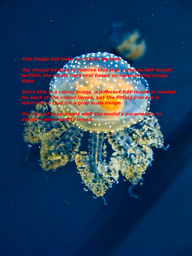
#> input picture c11/a1/A1/Q3/Amazing_jellyfish_corrupted_by_text.tif, 192 x 256 px, shrunk from 768 x 1024 before the run
$ python rbf_image_inpainting.py   (older library calls are emulated)
#> lines starting #> are read from the running program, lines starting #| are printed output that depends on the picture
### c11/a1/A1/Q3/rbf_regression.py
"""
CSCC11 - Introduction to Machine Learning, Fall 2020, Assignment 1
B. Chan, S. Wei, D. Fleet

===========================================================

 COMPLETE THIS TEXT BOX:

 Student Name: Zhe Fan Li
 Student number: 1005057368
 UtorID: lizhe20

 I hereby certify that the work contained here is my own


 _________Jefferson Li___________
 (sign with your name)

===========================================================
"""

import numpy as np

class RBFRegression():
    def __init__(self, centers, widths):
        """ This class represents a radial basis function regression model.

        TODO: You will need to implement the methods of this class:
        - predict(X): ndarray -> ndarray
        - fit_with_l2_regularization(train_X, train_Y, l2_coef): ndarray, float -> None

        Args:
        - centers (ndarray (Shape: (K, 2))): A Kx2 matrix corresponding to the
                                           centers of the 2D radial basis functions.
                                           NOTE: This determines the number of parameters.
        - widths (ndarray (Shape: (K, 1))): A K-column vector corresponding to the
                                            widths of the radial basis functions.
                                            NOTE: We are assuming the function is isotropic.
        """
        assert centers.shape[0] == widths.shape[0], f"The number of centers and widths must match. (Centers: {centers.shape[0]}, Widths: {widths.shape[0]})"
        assert centers.shape[1] == 2, f"Each center should have two components. (Centers: {centers.shape[1]})"
        assert widths.shape[1] == 1, f"Each width should have one component. (Widths: {widths.shape[1]})"
        self.centers = centers
        self.widths = widths
        self.K = centers.shape[0]

        # Remember that we have K weights and 1 bias.
        self.parameters = np.ones((self.K + 1, 1), dtype=np.float)

    # [21 lines left out: function _rbf_2d, not called in this run]

    def predict(self, X):
        """ This method predicts the output of the given input data using the model parameters.

        TODO: You will need to implement the above function and handle multiple 2D inputs,
              formatted as a Nx2 matrix.

        NOTE: You must not iterate through inputs.

        Args:
        - X (ndarray (Shape: (N, 2))): A Nx2 matrix consisting N 2D input data.

        Output:
        - ndarray (shape: (N, 1)): A N-column vector consisting N scalar output data.

        ASIDE: Do you see a way to do this without any loop at all?
        """
        assert X.shape[1] == 2, f"Each input should contain two components. Got: {X.shape[1]}"

        # ====================================================
        A = np.tile(X[np.newaxis, :], self.K).reshape(X.shape[0], self.K, 2)
        centers = self.centers[np.newaxis, :].reshape(1, self.K, 2)
        num = (-1 * np.add.reduce((A - centers) ** 2, 2)).reshape(1, X.shape[0], self.K)
        exp = num / (2 * self.widths ** 2).transpose()
        fin = np.where(True, np.e ** exp, None)
        bCols = fin.transpose().reshape(self.K, X.shape[0])
        params = self.parameters.transpose()[:, 1:]
        return (params @ bCols + np.ones(X.shape[0])*self.parameters[0]).transpose().astype(float)
        # ====================================================

    def fit_with_l2_regularization(self, train_X, train_Y, l2_coef):
        """ This method fits the model parameters, given the training inputs and outputs.

        TODO: You will need to replace self.parameters to the optimal parameters.

        NOTE: Do not forget that we are using radial basis functions!

        Args:
        - train_X (ndarray (shape: (N, 2))): A Nx2 matrix consisting N 2D training inputs.
        - train_Y (ndarray (shape: (N, 1))): A N-column vector consisting N scalar training outputs.
        - l2_coef (float): The lambda term that decides how much regularization we want.
        """
        assert train_X.shape[0] == train_Y.shape[0], f"Number of inputs and outputs are different. (train_X: {train_X.shape[0]}, train_Y: {train_Y.shape[0]})"
        assert train_X.shape[1] == 2, f"Each input should contain two components. Got: {train_X.shape[1]}"
        assert train_Y.shape[1] == 1, f"Each output should contain 1 component. Got: {train_Y.shape[1]}"

        # ====================================================
        # TODO: Implement your solution within the box
        A = np.tile(train_X[np.newaxis, :], self.K).reshape(train_X.shape[0], self.K, 2)
        B = self.centers[np.newaxis, :].reshape(1, self.K, 2)
        numerator = -1*np.add.reduce((A - B)**2, 2)
        exp = numerator / (2*self.widths**2).transpose()
        fin = np.where(True, np.e**exp, None)

        b = np.hstack((np.ones((train_X.shape[0], 1)),
                       fin)).astype(float)
        self.parameters = np.linalg.inv(b.T @ b + l2_coef * np.eye(self.K + 1)) @ (
                b.T @ train_Y)  # apply closed form
        # ====================================================

        assert self.parameters.shape == (self.K + 1, 1)


# [21 lines that do not run on import are left out]

### c11/a1/A1/Q3/rbf_image_inpainting.py
"""
CSCC11 - Introduction to Machine Learning, Fall 2020, Assignment 1
B. Chan, S. Wei, D. Fleet (Originally by: F. Estrada)

This script performs image inpainting using RBF regression.
You can specify the colour to be filled in.
For example, you may want to refill the colour red (i.e. rgb = (255, 0, 0)).

In particular, this script does the following:
1. User chooses a colour to fill in (the red text in this case)
2. Iterate through each patch (The image is partitioned into disjoint patches)
    2.1: Identify pixels that are similar to the fill in pixel (euclidean distance).
    2.2: Train RBF using the different pixels. This will give us the weights for each basis function.
    2.3: Evaluate RBF by filling in the similar pixels using the weights trained.

NOTE: We assume all radial basis functions are equally spaced, with the same widths.
      This is not always the case.
"""

import matplotlib.image as mpimg
import numpy as np
import os

from rbf_regression import RBFRegression


def RBF_image_inpainting(image_name, fill_rgb, spacing, width, l2_coef, patch_size=25, tolerance=0.1):
    """ This performs image inpainting using RBF regression.
    Args:
    - image_name (str): The name of the image to be inpainted.
    - fill_rgb (list of 3 ints): The colour to be filled in RGB. NOTE: len(fill_rgb) == 3.
    - spacing (int): The spacing between each radial basis function center. NOTE: 1 <= spacing <= 9.
    - width (float): The width of the radial basis functions. NOTE: 1 <= width <= 2 * spacing.
    - l2_coef (float): The lambda term controlling the amount of regularization.
    - patch_size (int): The size of each image patch. NOTE: 1 <= patch_size
    - tolerance (float): The tolerance of treating the specified colour and fill in colour as similar.
    """
#> called with image_name = 'Amazing_jellyfish_corrupted_by_text.tif', fill_rgb = array of shape (3,), spacing = 3, width = 2, l2_coef = 10, patch_size = 5, tolerance = 0.1
    assert os.path.isfile(image_name), f"The image file {image_name} does not exist."
    assert len(fill_rgb) == 3 and all(
        [0 <= element <= 255 for element in fill_rgb]), f"fill_rgb must be a list of 3 integers. Got: {fill_rgb}"
    assert 1 <= spacing <= 9, f"spacing must be between 1 and 9. Got: {spacing}"
    assert 1 <= width <= 2 * spacing, f"width must be between 1 and {2 * spacing}. Got: {width}"
    assert 1 <= patch_size, f"patch_size must be at least 1. Got: {patch_size}"

    CENTER_SPACING = spacing
    PATCH_SIZE = patch_size
    TOL = tolerance

    fill_rgb = fill_rgb.astype(np.float) / 255

    # Read Images
    im = mpimg.imread(image_name)
#> im is the input picture: shape (256, 192, 3); mean R, G, B 37.7, 64.6, 93.4
    im = im.astype(np.float) / 255
    im_rec = im

    # Iterate through image patches
    # i corresponds to left-to-right
    # j corresponds to up-to-down
    for i in range(CENTER_SPACING + 1, im.shape[1] - (PATCH_SIZE + CENTER_SPACING) + 1, PATCH_SIZE):
        for j in range(CENTER_SPACING + 1, im.shape[0] - (PATCH_SIZE + CENTER_SPACING) + 1, PATCH_SIZE):
            # Splat RBFs over this image patch
            [XX, YY] = np.meshgrid(list(range(i - CENTER_SPACING, i + PATCH_SIZE + CENTER_SPACING + 1, CENTER_SPACING)),
                                   list(range(j - CENTER_SPACING, j + PATCH_SIZE + CENTER_SPACING + 1, CENTER_SPACING)))

            # Construct the centers and the widths of RBFs
            # NOTE: We assume all centers are spreadout evenly and all widths to be the same
            centers = np.array((XX.flatten(), YY.flatten()), dtype=np.float).T
            num_centers = centers.shape[0]
            widths = np.ones(shape=(num_centers, 1), dtype=np.float) * width

            # Construct one model for each colour channel
            # Training is done below.
            red_model = RBFRegression(centers=centers, widths=widths)
            green_model = RBFRegression(centers=centers, widths=widths)
            blue_model = RBFRegression(centers=centers, widths=widths)

            # Grid of pixel coordinates helps to find the coordinates of pixels that we will fill in
            [XX, YY] = np.meshgrid(list(range(i, i + PATCH_SIZE + 1)), list(range(j, j + PATCH_SIZE + 1)))
            Pfill = np.array([XX.reshape(-1, order='F'), YY.reshape(-1, order='F')])
            patch_fill = im[j - 1:j + PATCH_SIZE, i - 1:i + PATCH_SIZE]

            # Uses squared distance to find indcies to be filled
            ref = patch_fill - fill_rgb
            ref = np.power(ref, 2)
            ref = np.sum(ref, 2)
            index_fill = np.argwhere(ref <= TOL)
            idx_fill = np.sort(index_fill[:, 1] * ref.shape[0] + index_fill[:, 0])

            # Grid of pixel coordinates helps to find the coordinates of pixels that we will use to train the RBF models
            [XX, YY] = np.meshgrid(list(range(i - CENTER_SPACING, i + PATCH_SIZE + CENTER_SPACING + 1)),
                                   list(range(j - CENTER_SPACING, j + PATCH_SIZE + CENTER_SPACING + 1)))
            P = np.array([XX.reshape(-1, order='F'), YY.reshape(-1, order='F')])

            patch = im[j - CENTER_SPACING - 1:j + PATCH_SIZE + CENTER_SPACING,
                    i - CENTER_SPACING - 1:i + PATCH_SIZE + CENTER_SPACING]

            # Uses squared distance to find training data indicies
            ref = patch - fill_rgb
            ref = np.power(ref, 2)
            ref = np.sum(ref, 2)
            index_data = np.argwhere(ref > TOL)
            idx_data = np.sort(index_data[:, 1] * ref.shape[0] + index_data[:, 0])

            # If there are pixels that need to be filled, then we try to train the models and fill.
            # Otherwise, we use the original patch
            if (idx_fill.size > 0):
                print('Reconstructing patch at selected color')
                if (idx_data.size <= num_centers):
                    print('Not enough pixels to estimate RBF model! copying patch\n')
                    patch_rec = patch_fill
                else:
                    # Valid locations for sampling pixels
                    PP = P[:, idx_data]

                    # Reconstruct each colour layer using a separate RBF model
                    # Red channel
                    patch_R = patch[:, :, 0]
                    z_R = patch_R.reshape(patch_R.size, 1, order='F')
                    z_R = z_R[idx_data]
                    red_model.fit_with_l2_regularization(PP.T, z_R, l2_coef)

                    # Green channel
                    patch_G = patch[:, :, 1]
                    z_G = patch_G.reshape(patch_G.size, 1, order='F')
                    z_G = z_G[idx_data]
                    green_model.fit_with_l2_regularization(PP.T, z_G, l2_coef)

                    # Blue channel
                    patch_B = patch[:, :, 2]
                    z_B = patch_B.reshape(patch_B.size, 1, order='F')
                    z_B = z_B[idx_data]
                    blue_model.fit_with_l2_regularization(PP.T, z_B, l2_coef)

                    # Reconstruct pixel values at fill-in locations
                    PP = Pfill[:, idx_fill].T
                    fill_R = red_model.predict(PP)
                    fill_G = green_model.predict(PP)
                    fill_B = blue_model.predict(PP)

                    # Assemble reconstructed patch
                    patch_rec = patch_fill
                    pr_R = patch_rec[:, :, 0]
                    pr_G = patch_rec[:, :, 1]
                    pr_B = patch_rec[:, :, 2]
                    pr_R[index_fill[:, 0], index_fill[:, 1]] = np.squeeze(np.asarray(fill_R))
                    pr_G[index_fill[:, 0], index_fill[:, 1]] = np.squeeze(np.asarray(fill_G))
                    pr_B[index_fill[:, 0], index_fill[:, 1]] = np.squeeze(np.asarray(fill_B))
                    patch_rec[:, :, 0] = pr_R
                    patch_rec[:, :, 1] = pr_G
                    patch_rec[:, :, 2] = pr_B
            else:
                print('Copying patch at %d--%d\n' % (i, j))
                patch_rec = patch_fill
            im_rec[j - 1:j + PATCH_SIZE, i - 1:i + PATCH_SIZE] = patch_rec
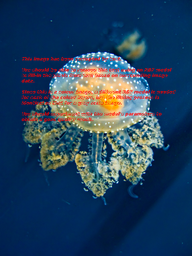
#> im_rec: shape (256, 192, 3) float64; mean R, G, B 0.145, 0.256, 0.368

    return np.round(im_rec, 4)


if __name__ == "__main__":
    import matplotlib.pyplot as plt

    image_name = 'Amazing_jellyfish_corrupted_by_text.tif'

    # The color need to be filled, you could modify it to suit your own test cases
    # The array specifies the RGB, integers ranging from 0 to 255.

    #   NORMAL
    fill_rgb = np.array([255, 0, 0])
    spacing = 3
    width = 2
    l2_coef = 10
    patch_size = 5
    tolerance = 0.1
    im_rec = RBF_image_inpainting(image_name, fill_rgb, spacing, width, l2_coef, patch_size, tolerance)
    plt.imshow(im_rec)
    plt.show()

    #LOW COEF
    fill_rgb = np.array([255, 0, 0])
    spacing = 3
    width = 2
    l2_coef = 0.5
    patch_size = 5
    tolerance = 0.001
    im_rec = RBF_image_inpainting(image_name, fill_rgb, spacing, width, l2_coef, patch_size, tolerance)
#> after the loop in RBF_image_inpainting (call 2), `for i in range(CENTER_SPACING + 1, im.shape[1] - (PATCH_SIZE + CENTER_..`: im_rec: shape (256, 192, 3) float64; mean R, G, B 0.148, 0.253, 0.366
    plt.imshow(im_rec)
    plt.show()

    #HIGH SPACING
    fill_rgb = np.array([255, 0, 0])
    spacing = 9
    width = 2
    l2_coef = 10
    patch_size = 5
    tolerance = 0.001
    im_rec = RBF_image_inpainting(image_name, fill_rgb, spacing, width, l2_coef, patch_size, tolerance)
#> after the loop in RBF_image_inpainting (call 3), `for i in range(CENTER_SPACING + 1, im.shape[1] - (PATCH_SIZE + CENTER_..`: im_rec: shape (256, 192, 3) float64; mean R, G, B 0.148, 0.253, 0.366
    plt.imshow(im_rec)
    plt.show()

    #HIGH WIDTH

    fill_rgb = np.array([255, 0, 0])
    spacing = 9
    width = 18
    l2_coef = 10
    patch_size = 5
    tolerance = 0.001
    im_rec = RBF_image_inpainting(image_name, fill_rgb, spacing, width, l2_coef, patch_size, tolerance)
#> after the loop in RBF_image_inpainting (call 4), `for i in range(CENTER_SPACING + 1, im.shape[1] - (PATCH_SIZE + CENTER_..`: im_rec: shape (256, 192, 3) float64; mean R, G, B 0.148, 0.253, 0.366
    plt.imshow(im_rec)
    plt.show()
